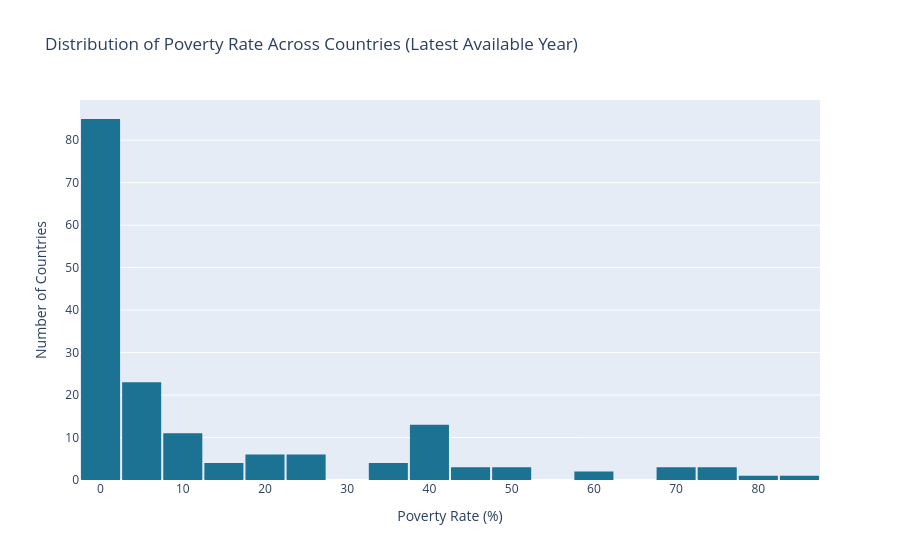

Notebook cell for this chart:
### Markdown cell above
## Distribution of Poverty Rate Across Countries

This histogram shows how poverty rate values are distributed across all countries, using each countrys most recent available data.
Each bar represents a range of poverty rates, and its height shows how many countries fall into that range.

### Code cell
import plotly.express as px

poverty = merged[merged['indicator'] == 'poverty_rate_pct']
latest = poverty.sort_values('year').groupby('country_code3').tail(1)
fig = px.histogram(
    latest,
    x='value',
    nbins=20,
    labels={'value': 'Poverty Rate (%)'},
    title='Distribution of Poverty Rate Across Countries (Latest Available Year)',
    color_discrete_sequence=['#1C7293']
)

fig.update_layout(
    xaxis_title='Poverty Rate (%)',
    yaxis_title='Number of Countries',
    bargap=0.05
)

fig.show()

### Figure 1 — Plotly figure (JSON) as saved in the notebook; plotly's stock layout.template omitted (floating-point values rounded to 4 significant figures; data arrays with more than 128 entries replaced by an {"elided": "..."} marker saying what was removed)
{"data": [{"bingroup": "x", "hovertemplate": "Poverty Rate (%)=%{x}<br>count=%{y}<extra></extra>", "legendgroup": "", "marker": {"color": "#1C7293", "pattern": {"shape": ""}}, "name": "", "nbinsx": 20, "orientation": "v", "showlegend": false, "type": "histogram", "x": {"elided": "168 float values"}, "xaxis": "x", "yaxis": "y"}], "layout": {"bargap": 0.05, "barmode": "relative", "legend": {"tracegroupgap": 0}, "title": {"text": "Distribution of Poverty Rate Across Countries (Latest Available Year)"}, "xaxis": {"anchor": "y", "domain": [0, 1], "title": {"text": "Poverty Rate (%)"}}, "yaxis": {"anchor": "x", "domain": [0, 1], "title": {"text": "Number of Countries"}}}}
